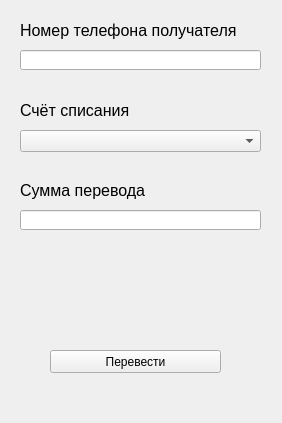
<?xml version="1.0" encoding="UTF-8"?>
<ui version="4.0">
 <class>Form</class>
 <widget class="QWidget" name="Form">
  <property name="geometry">
   <rect>
    <x>0</x>
    <y>0</y>
    <width>282</width>
    <height>423</height>
   </rect>
  </property>
  <property name="windowTitle">
   <string>Form</string>
  </property>
  <widget class="QComboBox" name="accountsBox">
   <property name="geometry">
    <rect>
     <x>20</x>
     <y>130</y>
     <width>241</width>
     <height>22</height>
    </rect>
   </property>
  </widget>
  <widget class="QLabel" name="label">
   <property name="geometry">
    <rect>
     <x>20</x>
     <y>100</y>
     <width>241</width>
     <height>21</height>
    </rect>
   </property>
   <property name="font">
    <font>
     <pointsize>12</pointsize>
    </font>
   </property>
   <property name="text">
    <string>Счёт списания</string>
   </property>
  </widget>
  <widget class="QLineEdit" name="transferSummEdit">
   <property name="geometry">
    <rect>
     <x>20</x>
     <y>210</y>
     <width>241</width>
     <height>20</height>
    </rect>
   </property>
   <property name="inputMask">
    <string/>
   </property>
  </widget>
  <widget class="QLabel" name="label_2">
   <property name="geometry">
    <rect>
     <x>20</x>
     <y>180</y>
     <width>241</width>
     <height>21</height>
    </rect>
   </property>
   <property name="font">
    <font>
     <pointsize>12</pointsize>
    </font>
   </property>
   <property name="text">
    <string>Сумма перевода</string>
   </property>
  </widget>
  <widget class="QLabel" name="label_3">
   <property name="geometry">
    <rect>
     <x>90</x>
     <y>260</y>
     <width>101</width>
     <height>61</height>
    </rect>
   </property>
   <property name="text">
    <string/>
   </property>
   <property name="pixmap">
    <pixmap>images/logo.svg</pixmap>
   </property>
  </widget>
  <widget class="QPushButton" name="transferMoneyButton">
   <property name="geometry">
    <rect>
     <x>50</x>
     <y>350</y>
     <width>171</width>
     <height>23</height>
    </rect>
   </property>
   <property name="text">
    <string>Перевести</string>
   </property>
  </widget>
  <widget class="QLabel" name="label_4">
   <property name="geometry">
    <rect>
     <x>20</x>
     <y>20</y>
     <width>241</width>
     <height>21</height>
    </rect>
   </property>
   <property name="font">
    <font>
     <pointsize>12</pointsize>
    </font>
   </property>
   <property name="text">
    <string>Номер телефона получателя</string>
   </property>
  </widget>
  <widget class="QLineEdit" name="numberRecipientEdit">
   <property name="geometry">
    <rect>
     <x>20</x>
     <y>50</y>
     <width>241</width>
     <height>20</height>
    </rect>
   </property>
  </widget>
  <widget class="QLabel" name="errorLabel">
   <property name="geometry">
    <rect>
     <x>20</x>
     <y>70</y>
     <width>241</width>
     <height>16</height>
    </rect>
   </property>
   <property name="styleSheet">
    <string notr="true"/>
   </property>
   <property name="text">
    <string/>
   </property>
  </widget>
 </widget>
 <resources/>
 <connections/>
</ui>
